Frame 1 (no input): blank canvas, image omitted
Frame 60 (no input): blank canvas, image omitted
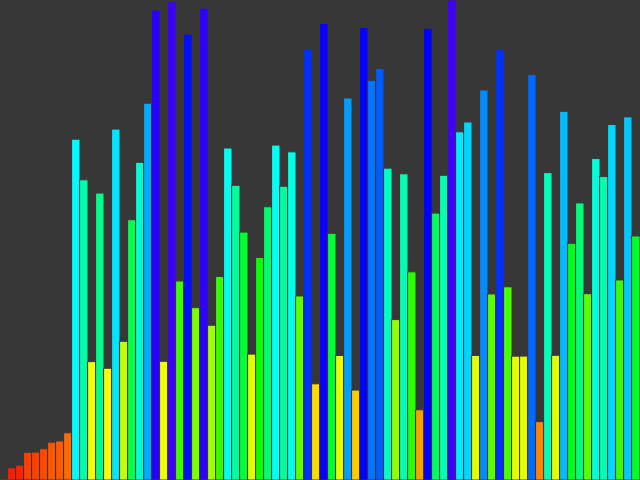
Frame 120 (the mouse pressed at the canvas centre since frame 60)

The p5.js sketch whose frames 1 and 60 were blank and that drew this single picture after the mouse press (run headless with seeded random() and noise() and a simulated clock; from frame 60 on, the mouse is pressed at the canvas centre):

// p5.js sketch
// ── sketch.js
let bars = [];
let speed = 7;
let i = 0;
let barWidth = 8;
let start = false;

function setup() {
  createCanvas(640, 480);
  for (let i = 0; i < width/barWidth; i++) {
    bars[i] = random(0, height);
  }
}

function draw() {
  colorMode(RGB);
  background(55);
  if (start == true) {
  showBars(bars);
  selectionSort();    
  }
}

function selectionSort() {
  if (frameCount % speed == 0) {
    if(i < bars.length){
      let min = i;
      for (let j = i + 1; j < bars.length; j++) {
        if (bars[min] > bars[j]) {
          min = j;
        }
      }
      [bars[ i ],bars[min]] = [bars[min],bars[ i ]];
      i++;
    } else {
      start = false;
      noLoop();
    }
  }
}

const showBars = (bars) => {
  for(let i = 0; i < bars.length; i++) {
    colorMode(RGB);
    stroke(55);
    colorMode(HSB);
    fill(map(bars[i], 0, height, 0, 255), 255, 255);
    rect(i * barWidth, height - bars[i], barWidth, bars[i]);
  }
}

function mousePressed() {
  start = true;
  reset();
}

function reset() {
  i = 0;
  for(let i = 0; i < bars.length; i++) {
    bars[i] = random(height);
  }
  loop();
}
